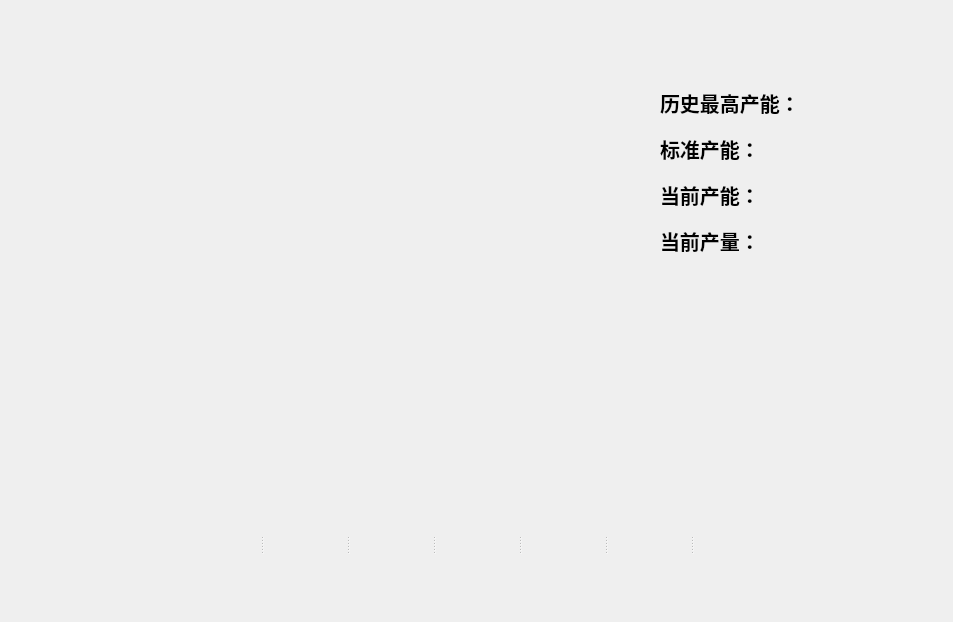
<?xml version="1.0" encoding="UTF-8"?>
<ui version="4.0">
 <class>OpsViewer</class>
 <widget class="QWidget" name="OpsViewer">
  <property name="geometry">
   <rect>
    <x>0</x>
    <y>0</y>
    <width>953</width>
    <height>622</height>
   </rect>
  </property>
  <property name="sizePolicy">
   <sizepolicy hsizetype="Expanding" vsizetype="Expanding">
    <horstretch>0</horstretch>
    <verstretch>0</verstretch>
   </sizepolicy>
  </property>
  <property name="minimumSize">
   <size>
    <width>953</width>
    <height>622</height>
   </size>
  </property>
  <property name="windowTitle">
   <string>SOPViewer_V1.0.0</string>
  </property>
  <property name="windowIcon">
   <iconset resource="res.qrc">
    <normaloff>:/image/MianIco.png</normaloff>:/image/MianIco.png</iconset>
  </property>
  <layout class="QGridLayout" name="gridLayout_4">
   <item row="0" column="0">
    <widget class="QWidget" name="BaseWidget" native="true">
     <property name="sizePolicy">
      <sizepolicy hsizetype="Expanding" vsizetype="Expanding">
       <horstretch>0</horstretch>
       <verstretch>0</verstretch>
      </sizepolicy>
     </property>
     <property name="minimumSize">
      <size>
       <width>0</width>
       <height>0</height>
      </size>
     </property>
     <property name="maximumSize">
      <size>
       <width>2000</width>
       <height>2000</height>
      </size>
     </property>
     <layout class="QGridLayout" name="gridLayout_3">
      <item row="0" column="0">
       <widget class="QLabel" name="label">
        <property name="sizePolicy">
         <sizepolicy hsizetype="Expanding" vsizetype="Expanding">
          <horstretch>0</horstretch>
          <verstretch>0</verstretch>
         </sizepolicy>
        </property>
        <property name="minimumSize">
         <size>
          <width>0</width>
          <height>41</height>
         </size>
        </property>
        <property name="maximumSize">
         <size>
          <width>16777215</width>
          <height>41</height>
         </size>
        </property>
        <property name="font">
         <font>
          <pointsize>18</pointsize>
         </font>
        </property>
        <property name="text">
         <string/>
        </property>
       </widget>
      </item>
      <item row="1" column="0">
       <widget class="QWidget" name="ProWidget" native="true">
        <property name="sizePolicy">
         <sizepolicy hsizetype="Expanding" vsizetype="Expanding">
          <horstretch>0</horstretch>
          <verstretch>0</verstretch>
         </sizepolicy>
        </property>
        <property name="maximumSize">
         <size>
          <width>2000</width>
          <height>208</height>
         </size>
        </property>
        <layout class="QGridLayout" name="gridLayout_2">
         <item row="0" column="0">
          <layout class="QHBoxLayout" name="horizontalLayout">
           <property name="leftMargin">
            <number>1</number>
           </property>
           <item>
            <spacer name="horizontalSpacer_3">
             <property name="orientation">
              <enum>Qt::Horizontal</enum>
             </property>
             <property name="sizeType">
              <enum>QSizePolicy::Expanding</enum>
             </property>
             <property name="sizeHint" stdset="0">
              <size>
               <width>768</width>
               <height>118</height>
              </size>
             </property>
            </spacer>
           </item>
           <item>
            <layout class="QVBoxLayout" name="verticalLayout">
             <item>
              <widget class="QLabel" name="label_3">
               <property name="minimumSize">
                <size>
                 <width>260</width>
                 <height>41</height>
                </size>
               </property>
               <property name="maximumSize">
                <size>
                 <width>1000</width>
                 <height>41</height>
                </size>
               </property>
               <property name="font">
                <font>
                 <pointsize>15</pointsize>
                 <weight>75</weight>
                 <bold>true</bold>
                </font>
               </property>
               <property name="text">
                <string>历史最高产能：</string>
               </property>
              </widget>
             </item>
             <item>
              <widget class="QLabel" name="label_2">
               <property name="minimumSize">
                <size>
                 <width>0</width>
                 <height>40</height>
                </size>
               </property>
               <property name="maximumSize">
                <size>
                 <width>1000</width>
                 <height>40</height>
                </size>
               </property>
               <property name="font">
                <font>
                 <pointsize>15</pointsize>
                 <weight>75</weight>
                 <bold>true</bold>
                </font>
               </property>
               <property name="text">
                <string>标准产能：</string>
               </property>
              </widget>
             </item>
             <item>
              <widget class="QLabel" name="label_4">
               <property name="minimumSize">
                <size>
                 <width>0</width>
                 <height>40</height>
                </size>
               </property>
               <property name="maximumSize">
                <size>
                 <width>1000</width>
                 <height>40</height>
                </size>
               </property>
               <property name="font">
                <font>
                 <pointsize>15</pointsize>
                 <weight>75</weight>
                 <bold>true</bold>
                </font>
               </property>
               <property name="text">
                <string>当前产能：</string>
               </property>
              </widget>
             </item>
             <item>
              <widget class="QLabel" name="label_5">
               <property name="minimumSize">
                <size>
                 <width>0</width>
                 <height>40</height>
                </size>
               </property>
               <property name="maximumSize">
                <size>
                 <width>16777215</width>
                 <height>40</height>
                </size>
               </property>
               <property name="font">
                <font>
                 <pointsize>15</pointsize>
                 <weight>75</weight>
                 <bold>true</bold>
                </font>
               </property>
               <property name="text">
                <string>当前产量：</string>
               </property>
              </widget>
             </item>
            </layout>
           </item>
          </layout>
         </item>
        </layout>
       </widget>
      </item>
      <item row="2" column="0">
       <spacer name="verticalSpacer">
        <property name="orientation">
         <enum>Qt::Vertical</enum>
        </property>
        <property name="sizeType">
         <enum>QSizePolicy::Expanding</enum>
        </property>
        <property name="sizeHint" stdset="0">
         <size>
          <width>808</width>
          <height>163</height>
         </size>
        </property>
       </spacer>
      </item>
      <item row="3" column="0">
       <widget class="QWidget" name="AllWidget" native="true">
        <property name="sizePolicy">
         <sizepolicy hsizetype="Expanding" vsizetype="Expanding">
          <horstretch>0</horstretch>
          <verstretch>0</verstretch>
         </sizepolicy>
        </property>
        <property name="minimumSize">
         <size>
          <width>0</width>
          <height>0</height>
         </size>
        </property>
        <property name="maximumSize">
         <size>
          <width>16777215</width>
          <height>113</height>
         </size>
        </property>
        <layout class="QGridLayout" name="gridLayout">
         <item row="0" column="0">
          <spacer name="horizontalSpacer">
           <property name="orientation">
            <enum>Qt::Horizontal</enum>
           </property>
           <property name="sizeType">
            <enum>QSizePolicy::Expanding</enum>
           </property>
           <property name="sizeHint" stdset="0">
            <size>
             <width>129</width>
             <height>13</height>
            </size>
           </property>
          </spacer>
         </item>
         <item row="0" column="1">
          <widget class="QSplitter" name="splitter">
           <property name="sizePolicy">
            <sizepolicy hsizetype="Expanding" vsizetype="Expanding">
             <horstretch>0</horstretch>
             <verstretch>0</verstretch>
            </sizepolicy>
           </property>
           <property name="orientation">
            <enum>Qt::Horizontal</enum>
           </property>
           <widget class="AnimationButton" name="LastWidget" native="true">
            <property name="sizePolicy">
             <sizepolicy hsizetype="Preferred" vsizetype="Preferred">
              <horstretch>0</horstretch>
              <verstretch>0</verstretch>
             </sizepolicy>
            </property>
            <property name="minimumSize">
             <size>
              <width>82</width>
              <height>91</height>
             </size>
            </property>
            <property name="maximumSize">
             <size>
              <width>16777215</width>
              <height>91</height>
             </size>
            </property>
            <property name="toolTip">
             <string/>
            </property>
            <property name="statusTip">
             <string>上一个</string>
            </property>
            <property name="whatsThis">
             <string/>
            </property>
           </widget>
           <widget class="AnimationButton" name="StopWidget" native="true">
            <property name="sizePolicy">
             <sizepolicy hsizetype="Preferred" vsizetype="Preferred">
              <horstretch>0</horstretch>
              <verstretch>0</verstretch>
             </sizepolicy>
            </property>
            <property name="minimumSize">
             <size>
              <width>82</width>
              <height>91</height>
             </size>
            </property>
            <property name="maximumSize">
             <size>
              <width>16777215</width>
              <height>91</height>
             </size>
            </property>
           </widget>
           <widget class="AnimationButton" name="StartWidget" native="true">
            <property name="sizePolicy">
             <sizepolicy hsizetype="Preferred" vsizetype="Preferred">
              <horstretch>0</horstretch>
              <verstretch>0</verstretch>
             </sizepolicy>
            </property>
            <property name="minimumSize">
             <size>
              <width>82</width>
              <height>91</height>
             </size>
            </property>
            <property name="maximumSize">
             <size>
              <width>16777215</width>
              <height>91</height>
             </size>
            </property>
           </widget>
           <widget class="AnimationButton" name="NextWidget" native="true">
            <property name="sizePolicy">
             <sizepolicy hsizetype="Preferred" vsizetype="Preferred">
              <horstretch>0</horstretch>
              <verstretch>0</verstretch>
             </sizepolicy>
            </property>
            <property name="minimumSize">
             <size>
              <width>82</width>
              <height>91</height>
             </size>
            </property>
            <property name="maximumSize">
             <size>
              <width>16777215</width>
              <height>91</height>
             </size>
            </property>
           </widget>
           <widget class="AnimationButton" name="LogOutWidget" native="true">
            <property name="minimumSize">
             <size>
              <width>82</width>
              <height>91</height>
             </size>
            </property>
            <property name="maximumSize">
             <size>
              <width>16777215</width>
              <height>91</height>
             </size>
            </property>
           </widget>
           <widget class="AnimationButton" name="OpenCamWidget" native="true">
            <property name="sizePolicy">
             <sizepolicy hsizetype="Preferred" vsizetype="Preferred">
              <horstretch>0</horstretch>
              <verstretch>0</verstretch>
             </sizepolicy>
            </property>
            <property name="minimumSize">
             <size>
              <width>82</width>
              <height>91</height>
             </size>
            </property>
            <property name="maximumSize">
             <size>
              <width>16777215</width>
              <height>91</height>
             </size>
            </property>
           </widget>
           <widget class="AnimationButton" name="ConfirmWidget" native="true">
            <property name="minimumSize">
             <size>
              <width>82</width>
              <height>91</height>
             </size>
            </property>
            <property name="maximumSize">
             <size>
              <width>16777215</width>
              <height>91</height>
             </size>
            </property>
           </widget>
          </widget>
         </item>
         <item row="0" column="2">
          <spacer name="horizontalSpacer_2">
           <property name="orientation">
            <enum>Qt::Horizontal</enum>
           </property>
           <property name="sizeType">
            <enum>QSizePolicy::Expanding</enum>
           </property>
           <property name="sizeHint" stdset="0">
            <size>
             <width>128</width>
             <height>17</height>
            </size>
           </property>
          </spacer>
         </item>
        </layout>
       </widget>
      </item>
     </layout>
    </widget>
   </item>
  </layout>
 </widget>
 <layoutdefault spacing="6" margin="11"/>
 <customwidgets>
  <customwidget>
   <class>AnimationButton</class>
   <extends>QWidget</extends>
   <header>animationbutton.h</header>
   <container>1</container>
  </customwidget>
 </customwidgets>
 <resources>
  <include location="res.qrc"/>
 </resources>
 <connections/>
</ui>
